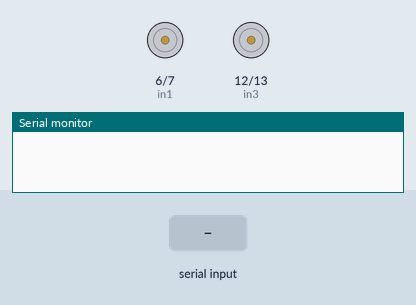
The sketch below on a simulated Arduino Uno, built with avr-gcc and run on an emulated ATmega328P. On the bench: motor-driver pin pairs drawn as motors (green arrow = first pin HIGH = forward, orange = second pin HIGH = backward, longer = more drive, scaled by the enable pin), the last lines printed to the serial monitor. Inputs (shaded band) come from the test bench.

Above: at 1.2 s.
1.3 s: "1" received over Serial
At 1.7 s:
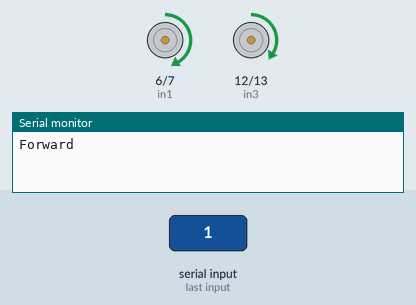
2.8 s: "2" received over Serial
At 5.9 s:
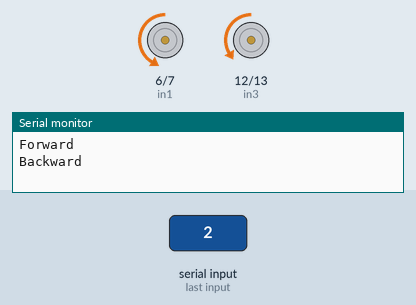
Timing chart, 0 to 10.8 s (numbered marks = the images above; inputs shaded):
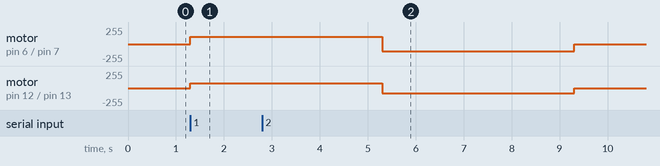

The sketch:

motor_direction.ino
```cpp
int ena = 5;
int in1 = 6;
int in2 = 7;

int enb = 11;
int in3 = 12;
int in4 = 13;

void setup() {
  pinMode(ena, OUTPUT);
  pinMode(in1, OUTPUT);
  pinMode(in2, OUTPUT);

  pinMode(enb, OUTPUT);
  pinMode(in3, OUTPUT);
  pinMode(in4, OUTPUT);

  Serial.begin(9600);
}

void loop() {
  char input = Serial.read();

  if (input == '1') {
    // Forward
    Serial.println("Forward");
    digitalWrite(in1, HIGH);
    digitalWrite(in2, LOW);
    digitalWrite(in3, HIGH);
    digitalWrite(in4, LOW);
    analogWrite(ena, 106.25);
    analogWrite(enb, 75);
    delay(4000);
  }

  else if (input == '2') {
    // Backward
    Serial.println("Backward");
    digitalWrite(in1, LOW);
    digitalWrite(in2, HIGH);
    digitalWrite(in3, LOW);
    digitalWrite(in4, HIGH);
    analogWrite(ena, 106.25);
    analogWrite(enb, 75);
    delay(4000);
  }

  else if (input == '3') {
    // Left turn (left motor stop, right motor forward)
    Serial.println("Left");
    digitalWrite(in1, LOW);
    digitalWrite(in2, LOW);
    digitalWrite(in3, HIGH);
    digitalWrite(in4, LOW);
    analogWrite(ena, 0);     // Left motor OFF
    analogWrite(enb, 75);   // Right motor ON
    delay(4000);
  }

  else if (input == '4') {
    // Right turn (right motor stop, left motor forward)
    Serial.println("Right");
    digitalWrite(in1, HIGH);
    digitalWrite(in2, LOW);
    digitalWrite(in3, LOW);
    digitalWrite(in4, LOW);
    analogWrite(ena, 106.25);   // Left motor ON
    analogWrite(enb, 0);     // Right motor OFF
    delay(4000);
  }

  // Stop motors after each move
  analogWrite(ena, 0);
  analogWrite(enb, 0);
}
```

Measured:
- after the input at 1.3 s, motor on pin 6 (in1) / pin 7 (in2): stopped → forward 106/255 at once; motor on pin 12 (in3) / pin 13 (in4): stopped → forward 75/255 at once
- after the input at 2.8 s, motor on pin 6 (in1) / pin 7 (in2): forward 106/255 → backward 106/255 after 2.5 s, → stopped 4.0 s later; motor on pin 12 (in3) / pin 13 (in4): forward 75/255 → backward 75/255 after 2.5 s, → stopped 4.0 s later
